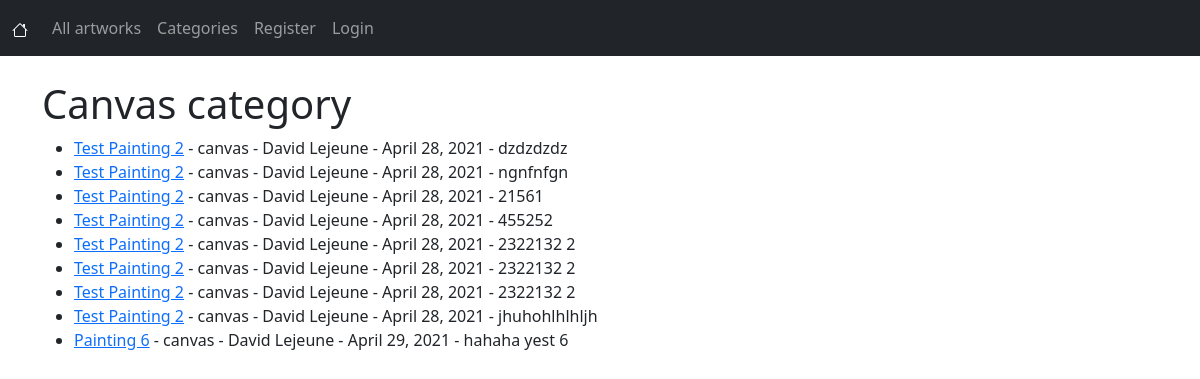
Page /category/canvas/ on the committed database.
### artworks/models.py (models this page shows, shortened)
class Artwork(models.Model):
    title = models.CharField(max_length=255)
    title_tag = models.CharField(max_length=255)
    author = models.ForeignKey(User, on_delete=models.CASCADE)
    body = models.TextField()
    artwork_date = models.DateField(auto_now_add=True)
    category = models.CharField(max_length=255, default='No category')
    likes = models.ManyToManyField(User, related_name='artwork_post')

### artworks/views.py (the view)
# urls.py: path('category/<str:cats>/' , CategoryView, name="category"),
def CategoryView(request, cats):
    category_artworks = Artwork.objects.filter(category=cats.replace('-',' '))
    return render(request, 'categories.html', {'cats':cats.title().replace('-',' '), 'category_artworks':category_artworks})

### artworks/templates/categories.html (shortened to what this page needs)
{% extends 'base.html' %}
{% block content %}
{% if category_artworks %}
<h1>{{ cats }} category</h1>
    <ul>
        {% for artwork in category_artworks %}
            <li><a href="{% url 'artwork-detail' artwork.pk %}">{{ artwork.title }}</a> - {{ artwork.category}} - {{ artwork.author.first_name }} {{ artwork.author.last_name }} - {{ artwork.artwork_date }} -
                {{ artwork.body|slice:":100"|safe }}</li>
        {% endfor %}
    </ul>
{% else %}
<div class="d-flex justify-content-center">
    <div class="alert alert-dark" role="alert">
        Sorry, this page doesn't exist .
    </div>
</div>
{% endif %}
{% endblock %}

### rows in the picture
Artwork: title "Test Painting 2", category "canvas", author.first_name "David", author.last_name "Lejeune", artwork_date "April 28, 2021", body "dzdzdzdz"
Artwork: title "Test Painting 2", category "canvas", author.first_name "David", author.last_name "Lejeune", artwork_date "April 28, 2021", body "ngnfnfgn"
Artwork: title "Test Painting 2", category "canvas", author.first_name "David", author.last_name "Lejeune", artwork_date "April 28, 2021", body "21561"
Artwork: title "Test Painting 2", category "canvas", author.first_name "David", author.last_name "Lejeune", artwork_date "April 28, 2021", body "455252"
Artwork: title "Test Painting 2", category "canvas", author.first_name "David", author.last_name "Lejeune", artwork_date "April 28, 2021", body "2322132 2"
Artwork: title "Test Painting 2", category "canvas", author.first_name "David", author.last_name "Lejeune", artwork_date "April 28, 2021", body "2322132 2"
Artwork: title "Test Painting 2", category "canvas", author.first_name "David", author.last_name "Lejeune", artwork_date "April 28, 2021", body "2322132 2"
Artwork: title "Test Painting 2", category "canvas", author.first_name "David", author.last_name "Lejeune", artwork_date "April 28, 2021", body "jhuhohlhlhljh"
Artwork: title "Painting 6", category "canvas", author.first_name "David", author.last_name "Lejeune", artwork_date "April 29, 2021", body "hahaha yest 6"

### other values in the picture
{{ cats }} "Canvas"
